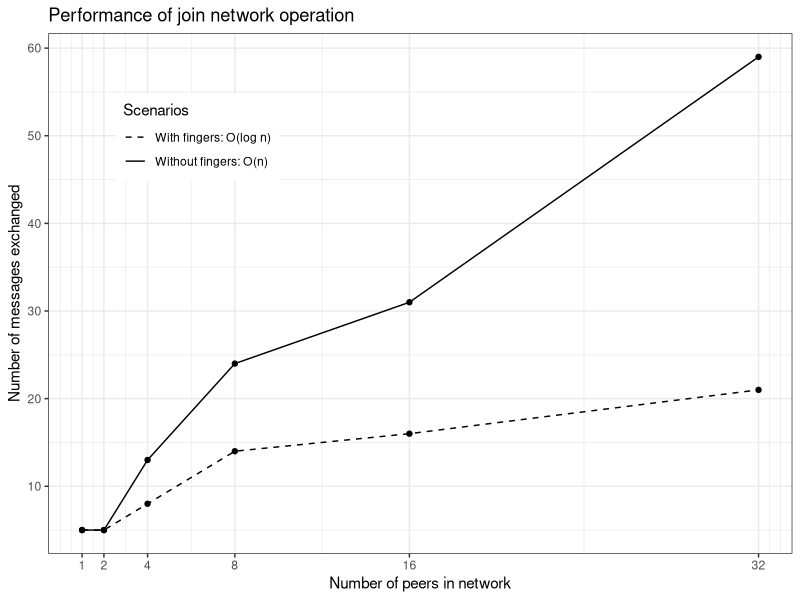

Source code (R): (Note: this script raises an error after producing the figure.)
library(ggplot2)
 #setwd("~/Desktop")

df <- read.csv("data_cmp.csv")

plot <- ggplot(df, aes(x=n)) +
        geom_point(aes(y = msg)) +
        geom_line(aes(y = msg, linetype=type)) +
        theme_bw() +
        scale_x_continuous(breaks = c(1,2,4,8,16,32)) +
        scale_y_continuous(breaks = c(10,20,30,40,50,60)) +
        theme(legend.position = c(.2, .8)) + 
        #scale_linetype_discrete(name = "Fancy Title", values = c("logn""O(log n)", )) +
        scale_linetype_manual("Scenarios" ,labels = c("With fingers: O(log n)", "Without fingers: O(n)"), values = c("dashed", "solid")) +
        ggtitle("Performance of join network operation") +
        labs(y = "Number of messages exchanged", x = "Number of peers in network")+
        ggsave(file="A_plot.png",  width = 15.875, height=11.985625, units = "cm", dpi=300)

print(plot)

